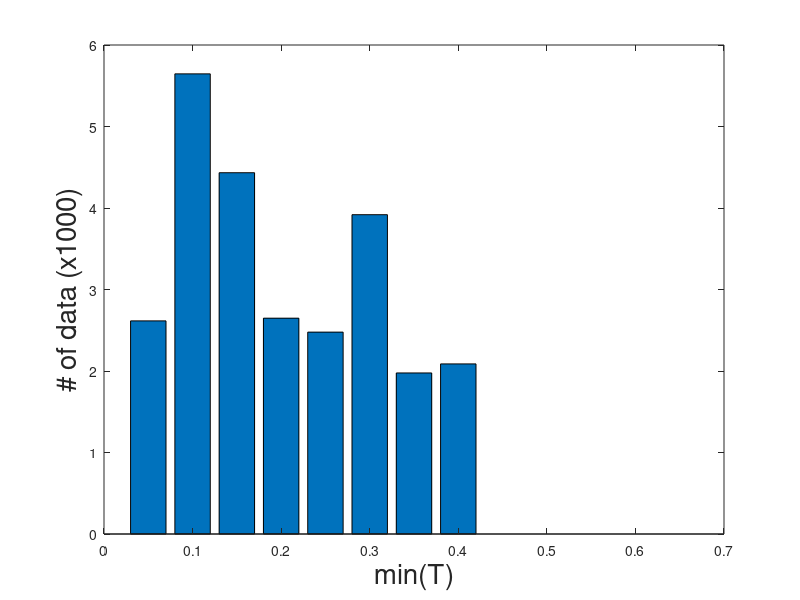

MATLAB code for this plot: (Note: this script raises an error after producing the figure.)
clear;
close all;

%%
Data_dist = csvread('Data_distribution(06_min).csv');
xr = Data_dist(1, :);
Treward = Data_dist(2, :);

%% Plot %%
% plot properties
label_Fontsize = 20;
tick_Fontsize = 15;

% reward
figure(1);
bar(xr, Treward./1000);
xlabel('min(T)', 'Fontsize', label_Fontsize);
ylabel('# of data (x1000)', 'Fontsize', label_Fontsize);
ax = gca;
ax.FontSize = tick_Fontsize;
ax.FontWeight = 'bold';